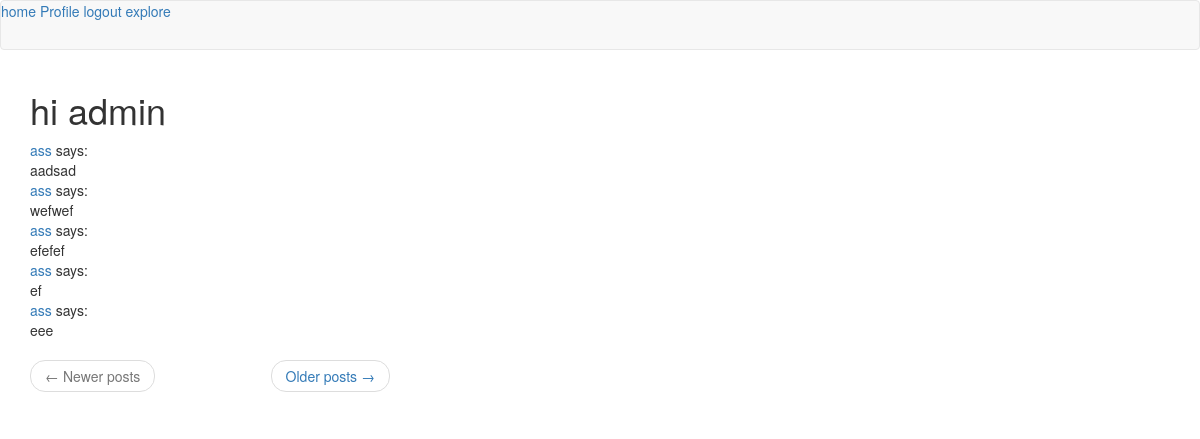
The page /explore (signed in) on the database its author committed.
### app/models.py (models this page shows, shortened)
class User(UserMixin, db.Model):
	id = db.Column(db.Integer, primary_key=True)
	username = db.Column(db.String(64), index=True, unique=True)
	email = db.Column(db.String(120), index=True, unique=True)
	password_hash = db.Column(db.String(128))
	posts = db.relationship('Post', backref='author', lazy='dynamic')
	about_me = db.Column(db.String(140))
	last_seen = db.Column(db.DateTime, default=datetime.utcnow)
	followed = db.relationship(
		'User',
		secondary = followers,
		primaryjoin = (followers.c.follower_id == id),
		secondaryjoin = (followers.c.followed_id == id),
		backref = db.backref('followers', lazy='dynamic'),
		lazy = 'dynamic'
	)
	@login.user_loader
	def load_user(id):
		return User.query.get(int(id))

class Post(db.Model):
	id = db.Column(db.Integer, primary_key=True)
	body = db.Column(db.String(140))
	timestamp = db.Column(db.DateTime, index=True, default=datetime.utcnow)
	user_id = db.Column(db.Integer, db.ForeignKey('user.id'))

### app/routes.py (the view)
@app.route('/explore')
@login_required
def explore():
	page = request.args.get('page', 1, type=int)
	posts = Post.query.order_by(Post.timestamp.desc()).paginate(
		page, app.config['POSTS_PER_PAGE'], False)
	next_url = url_for('index', page=posts.next_num) \
		if posts.has_next else None
	prev_url = url_for('index', page=posts.prev_num) \
		if posts.has_prev else None
	return render_template('index.html', title='Explore', posts=posts.items,
						   next_url=next_url,
						   prev_url=prev_url)

### app/routes.py (called while the page is built)
@app.before_request
def before_request():
	if current_user.is_authenticated:
		current_user.last_seen = datetime.utcnow()
		db.session.commit()

### app/templates/index.html (shortened to what this page needs)
{% extends "base.html" %}
{% import "bootstrap/wtf.html" as wtf %}|
{% block app_content %}
	<h1>hi {{ current_user.username }}</h1>
	<div class="row">
		<div class="col-md-4">
			{% for post in posts %}
				{% include '_post.html' %}
			{% endfor %}
		</div>
	</div>
	<div class="row">
		<div class="col-md-4">
			<nav aria-label="...">
				<ul class="pager">
					<li class="previous{% if not prev_url %} disabled{% endif %}">
						<a href="{{ prev_url or '#' }}">
							<span aria-hidden="true">&larr;</span> Newer posts
						</a>
					</li>
					<li class="next{% if not next_url %} disabled{% endif %}">
						<a href="{{ next_url or '#' }}">
							Older posts <span aria-hidden="true">&rarr;</span>
						</a>
					</li>
				</ul>
			</nav>
		</div>
	</div>
{% endblock %}

### app/templates/_post.html
<table>
	<tr>
		<td>
			<a href="{{ url_for('user', username=post.author.username) }}">
				{{ post.author.username }}
			</a>
		says:
		<br>
		{{ post.body }}
		</td>
	</tr>
</table>

### rows shown on the page
User: username "admin"
Post: author.username "ass", body "aadsad"
Post: author.username "ass", body "wefwef"
Post: author.username "ass", body "efefef"
Post: author.username "ass", body "ef"
Post: author.username "ass", body "eee"
